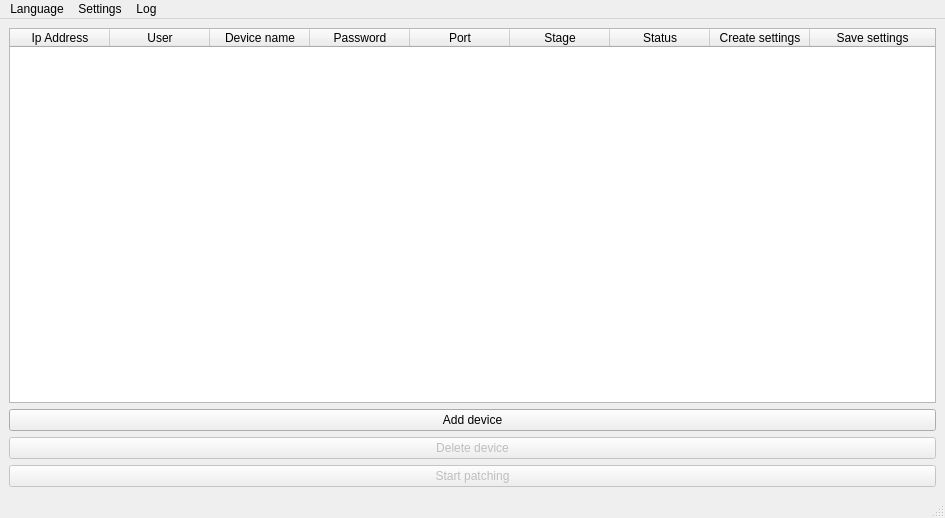
<?xml version="1.0" encoding="UTF-8"?>
<ui version="4.0">
 <class>MainWindow</class>
 <widget class="QMainWindow" name="MainWindow">
  <property name="geometry">
   <rect>
    <x>0</x>
    <y>0</y>
    <width>945</width>
    <height>518</height>
   </rect>
  </property>
  <property name="sizePolicy">
   <sizepolicy hsizetype="Expanding" vsizetype="Expanding">
    <horstretch>0</horstretch>
    <verstretch>0</verstretch>
   </sizepolicy>
  </property>
  <property name="windowTitle">
   <string>Patcher</string>
  </property>
  <widget class="QWidget" name="centralwidget">
   <property name="sizePolicy">
    <sizepolicy hsizetype="Preferred" vsizetype="Preferred">
     <horstretch>0</horstretch>
     <verstretch>0</verstretch>
    </sizepolicy>
   </property>
   <layout class="QVBoxLayout" name="verticalLayout">
    <item>
     <widget class="CommandTable" name="commandtableWidget">
      <property name="enabled">
       <bool>true</bool>
      </property>
      <property name="sizePolicy">
       <sizepolicy hsizetype="Expanding" vsizetype="Expanding">
        <horstretch>0</horstretch>
        <verstretch>0</verstretch>
       </sizepolicy>
      </property>
      <property name="minimumSize">
       <size>
        <width>0</width>
        <height>0</height>
       </size>
      </property>
      <property name="maximumSize">
       <size>
        <width>1980</width>
        <height>1024</height>
       </size>
      </property>
      <property name="baseSize">
       <size>
        <width>0</width>
        <height>0</height>
       </size>
      </property>
      <property name="autoFillBackground">
       <bool>false</bool>
      </property>
      <property name="verticalScrollBarPolicy">
       <enum>Qt::ScrollBarAsNeeded</enum>
      </property>
      <property name="horizontalScrollBarPolicy">
       <enum>Qt::ScrollBarAsNeeded</enum>
      </property>
      <property name="sizeAdjustPolicy">
       <enum>QAbstractScrollArea::AdjustIgnored</enum>
      </property>
      <property name="autoScroll">
       <bool>true</bool>
      </property>
      <property name="verticalScrollMode">
       <enum>QAbstractItemView::ScrollPerItem</enum>
      </property>
      <attribute name="horizontalHeaderCascadingSectionResizes">
       <bool>true</bool>
      </attribute>
      <attribute name="horizontalHeaderDefaultSectionSize">
       <number>100</number>
      </attribute>
      <attribute name="horizontalHeaderStretchLastSection">
       <bool>true</bool>
      </attribute>
      <column>
       <property name="text">
        <string>Ip Address</string>
       </property>
      </column>
      <column>
       <property name="text">
        <string>User</string>
       </property>
      </column>
      <column>
       <property name="text">
        <string>Device name</string>
       </property>
      </column>
      <column>
       <property name="text">
        <string>Password</string>
       </property>
      </column>
      <column>
       <property name="text">
        <string>Port</string>
       </property>
      </column>
      <column>
       <property name="text">
        <string>Stage</string>
       </property>
      </column>
      <column>
       <property name="text">
        <string>Status</string>
       </property>
      </column>
      <column>
       <property name="text">
        <string notr="true">Create settings</string>
       </property>
      </column>
      <column>
       <property name="text">
        <string>Save settings</string>
       </property>
      </column>
     </widget>
    </item>
    <item>
     <widget class="QPushButton" name="But_add_device">
      <property name="text">
       <string>Add device</string>
      </property>
     </widget>
    </item>
    <item>
     <widget class="QPushButton" name="but_del_device">
      <property name="enabled">
       <bool>false</bool>
      </property>
      <property name="text">
       <string>Delete device</string>
      </property>
     </widget>
    </item>
    <item>
     <widget class="QPushButton" name="But_start_pach">
      <property name="enabled">
       <bool>false</bool>
      </property>
      <property name="text">
       <string>Start patching</string>
      </property>
     </widget>
    </item>
   </layout>
  </widget>
  <widget class="QMenuBar" name="menubar">
   <property name="geometry">
    <rect>
     <x>0</x>
     <y>0</y>
     <width>945</width>
     <height>22</height>
    </rect>
   </property>
   <widget class="QMenu" name="menuLanguafe">
    <property name="title">
     <string>Language</string>
    </property>
    <addaction name="actionRussian"/>
    <addaction name="actionEnglish"/>
   </widget>
   <widget class="QMenu" name="menuSettings">
    <property name="title">
     <string>Settings</string>
    </property>
    <addaction name="actionSave_sattings"/>
    <addaction name="actionLoad_settings"/>
   </widget>
   <widget class="QMenu" name="menulog">
    <property name="title">
     <string>Log</string>
    </property>
   </widget>
   <addaction name="menuLanguafe"/>
   <addaction name="menuSettings"/>
   <addaction name="menulog"/>
  </widget>
  <widget class="QStatusBar" name="statusbar"/>
  <action name="actionRussian">
   <property name="text">
    <string>Russian</string>
   </property>
  </action>
  <action name="actionEnglish">
   <property name="text">
    <string>English</string>
   </property>
  </action>
  <action name="actionSave_sattings">
   <property name="text">
    <string>Save sattings</string>
   </property>
  </action>
  <action name="actionLoad_settings">
   <property name="text">
    <string>Load settings</string>
   </property>
  </action>
 </widget>
 <customwidgets>
  <customwidget>
   <class>CommandTable</class>
   <extends>QTableWidget</extends>
   <header>commandtable.h</header>
  </customwidget>
 </customwidgets>
 <resources/>
 <connections/>
</ui>
